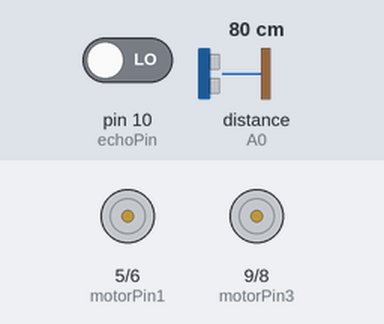
Simulated run of this sketch. Board: Arduino Uno, built with avr-gcc and run on an emulated ATmega328P. On the bench: motor-driver pin pairs drawn as motors (green arrow = first pin HIGH = forward, orange = second pin HIGH = backward, longer = more drive). The inputs (shaded band) are chosen by the test bench; at power-on: pin 10 (echoPin) LOW, distance to the obstacle (sensor on A0) 80 cm. The echo pulse lasts 58.3 µs per cm.

Above: at 0.1 s.
At 2.1 s:
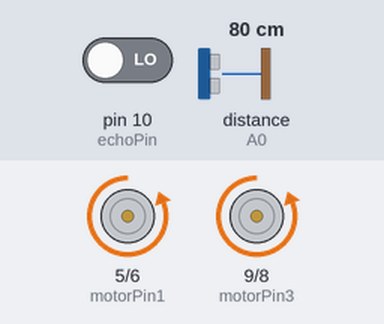
Timing chart, 0 to 3.6 s (numbered marks = the images above):
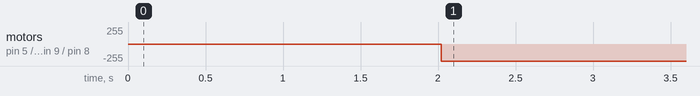

Measured:
- by itself, motor on pin 5 (motorPin1) / pin 6 (motorPin2), motor on pin 9 (motorPin3) / pin 8 (motorPin4): stopped → backward 255/255 at 2.0 s

The sketch:

Code.ino
```cpp
#include <SharpIR.h>

#define SOUND 340 // Speed Of Sound
#define MODEL 20150 // IR Sensor Model (FP2Y0A02YK0F)
#define IR A0 // IR Port

const int trigPin = 12; // Supersonic Trigger
const int echoPin = 10; // Supersonic Echo
const int motorPin1 = 5; // Motor A
const int motorPin2 = 6; // Motor A
const int motorPin3 = 9; // Motor B
const int motorPin4 = 8; // Motor B

// Defining Global Variables
float _duration = 0.0f, _distVertical, _baseVal;
int _distHorizontal;
bool _firstReading = false, _motorRunning = false;

// Initialising IR Module Object
SharpIR SharpIR(IR, MODEL);

// Initialising I/O Pins & Vertical Distance Base Value
void setup()
{
    // Supersonic Sensor Pins
    pinMode(trigPin, OUTPUT); // Trigger Output
    pinMode(echoPin, INPUT); // Echo Input

    // Setting All Motor Pins To Output
    pinMode(motorPin1, OUTPUT);
    pinMode(motorPin2, OUTPUT);
    pinMode(motorPin3, OUTPUT);
    pinMode(motorPin4, OUTPUT);

    digitalWrite(motorPin1, LOW); // Always Remains LOW
    digitalWrite(motorPin3, LOW); // Always Remains LOW

    // Get Base Value
    operateSupersonic(); // Update Vertical Distance
    _baseVal = _distVertical; // Save Initial Distance As Base Value
}

// Determines If Device Should Move Or Stop
bool shouldRun()
{
    if (abs(_distVertical - _baseVal) > 0.1 * _baseVal) return false; // Impurity Detected
    if (_distHorizontal <= 25) return false; // Wall Ahead
    return true;
}

// Decides If Motors Should Run
void operateMotor()
{
    // Check If Motor State Updated
    if (_motorRunning == shouldRun()) return; // No Action If State Unchanged
    _motorRunning = shouldRun(); // Update Variable If State Changed

    if (_motorRunning) // Run Motors
    {
        digitalWrite(motorPin2, HIGH);
        digitalWrite(motorPin4, HIGH);
    }
    else // Stop Motors
    {
        digitalWrite(motorPin2, LOW);
        digitalWrite(motorPin4, LOW);
    }
}

// Gets Vertical Distance Using Supersonic (Digital) Sensor
void operateSupersonic()
{
    // Clear Trigger
    digitalWrite(trigPin, LOW);
    delayMicroseconds(2);

    // Switch On TriggerFor 10 Microseconds
    digitalWrite(trigPin, HIGH);
    delayMicroseconds(10);
    digitalWrite(trigPin, HIGH);

    // Get Echo  Duration Time
    float newDuration = pulseIn(echoPin,  HIGH);
    newDuration *= 0.5f; // Divide By Half To Cancel Return Time

    // Update Only If New Duration Beyond Error Margin (10%)
    if (abs(newDuration - _duration) > 0.2f * _duration)
      _duration = newDuration;

    // Dividing Speed Of Sound By 10000 To Convert 1 Second To 100 Microseconds
    _distVertical = _duration * static_cast<float>(SOUND/10000.0f);
}

// Gets Horizontal Distance Using Infrared (Analog) Sensor
void operateInfrared()
{
    _distHorizontal = SharpIR.distance();
}

void loop()
{
    operateSupersonic(); // Update Vertical Dsitance
    operateInfrared(); // Update Horizontal Distance
    operateMotor(); // Update Motor State
}
```
